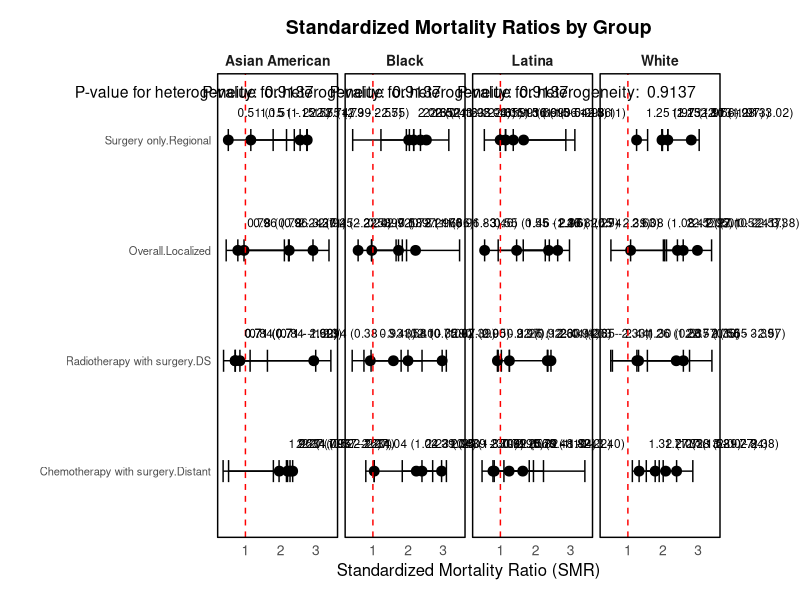

Reproduce this figure in R.



# Load necessary libraries
library(dplyr)
library(ggplot2)

# Simulate data
data <- data.frame(
  group = rep(c("Group1", "Group2", "Group3", "Group4"), each = 10),
  observed_deaths = rpois(40, lambda = 5),
  expected_deaths = rpois(40, lambda = 5) + 1
)

# Fit Poisson regression model with group as a factor
fit_full <- glm(observed_deaths ~ group + offset(log(expected_deaths)), 
                family = poisson(link = "log"), data = data)

# Fit null model without group factor
fit_null <- glm(observed_deaths ~ 1 + offset(log(expected_deaths)), 
                family = poisson(link = "log"), data = data)

# Perform likelihood ratio test
lrt_result <- anova(fit_null, fit_full, test = "LRT")
print(lrt_result)

# Extract p-value from the LRT result
p_value <- lrt_result$`Pr(>Chi)`[2]
cat("P-value for heterogeneity:", p_value, "\n")

# If the p-value is significant, it suggests heterogeneity across groups



# Plot --------------------------------------------------------------------
# Simulate data
data <- data.frame(
  group = rep(c("Asian American", "Black", "Latina", "White"), each = 4 * 4),
  treatment = rep(c("Overall", "Surgery only", "Chemotherapy with surgery", "Radiotherapy with surgery"), times = 4 * 4),
  stage = rep(c("Localized", "Regional", "Distant", "DS"), times = 4 * 4),
  SMR = runif(64, 0.5, 3),  # Simulated SMR values
  lower_CI = runif(64, 0.3, 2.5),  # Simulated lower CI values
  upper_CI = runif(64, 0.7, 3.5)  # Simulated upper CI values
)

# Ensure CI is ordered correctly
data <- data %>%
  mutate(lower_CI = pmin(SMR, lower_CI),
         upper_CI = pmax(SMR, upper_CI))
# Add heterogeneity analysis result to the plot
p_value_text <- paste("P-value for heterogeneity: ", round(p_value, 4))

p <- ggplot(data, aes(x = SMR, y = interaction(treatment, stage))) +
  geom_point(size = 3) +
  geom_errorbarh(aes(xmin = lower_CI, xmax = upper_CI), height = 0.2) +
  geom_vline(xintercept = 1, linetype = "dashed", color = "red") +
  facet_wrap(~ group, ncol = 4) +
  labs(title = "Standardized Mortality Ratios by Group",
       x = "Standardized Mortality Ratio (SMR)",
       y = "") +
  theme_minimal() +
  theme(
    plot.title = element_text(hjust = 0.5, size = 14, face = "bold"),
    axis.title.x = element_text(size = 12),
    axis.text.y = element_text(size = 8),
    axis.text.x = element_text(size = 10),
    strip.text = element_text(size = 10, face = "bold"),
    panel.grid.major = element_blank(),
    panel.grid.minor = element_blank(),
    panel.border = element_rect(fill = NA, color = "black"),
    legend.position = "none"
  )

# Add p-value text annotation
p + geom_text(aes(label = sprintf("%.2f (%.2f - %.2f)", SMR, lower_CI, upper_CI)), 
              hjust = -0.1, size = 3, nudge_y = 0.25) +
  coord_cartesian(clip = 'off') +
  theme(plot.margin = unit(c(1, 4, 1, 1), "lines")) +
  annotate("text", x = Inf, y = Inf, label = p_value_text, hjust = 1.1, vjust = 2, size = 4, color = "black")
